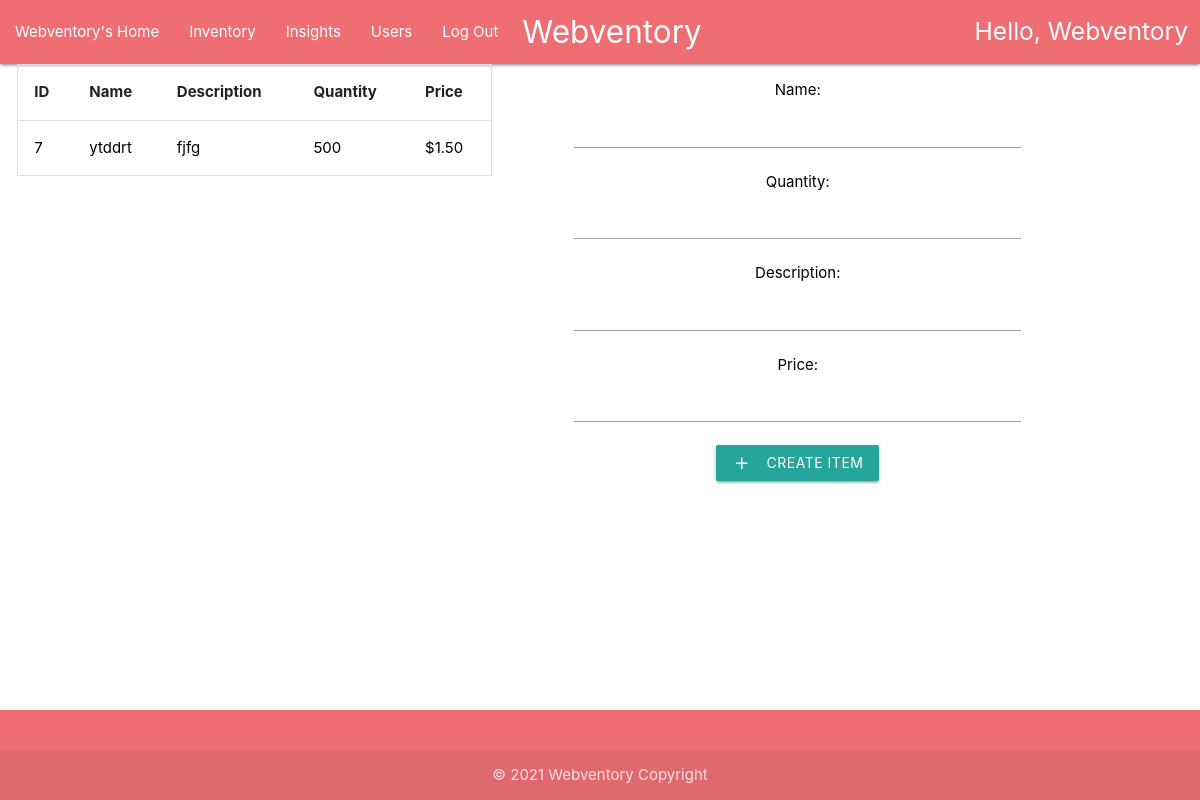
/create (signed in), run on an earlier commit of the app's database.
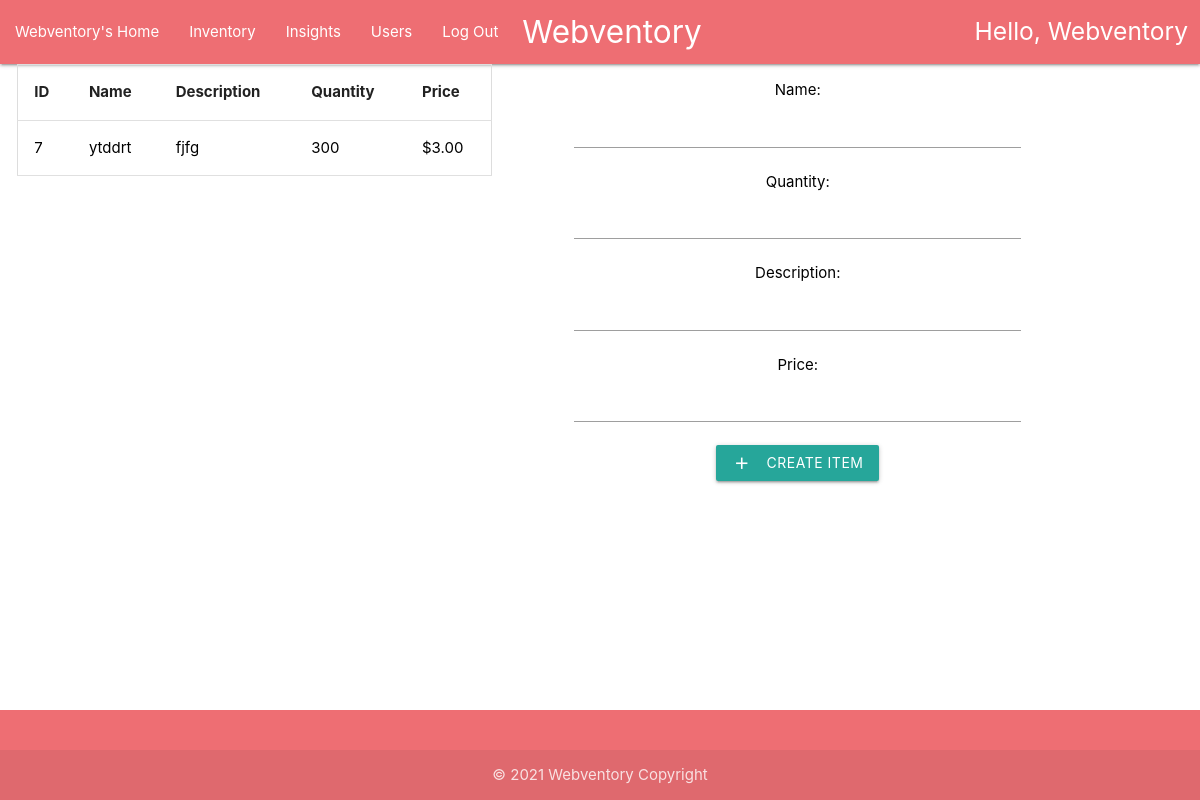
And on a later commit of the database.
### home/models.py (models this page shows, shortened)
class Item(models.Model):
    id = models.AutoField(unique=True, primary_key=True)
    name = models.CharField(max_length=30)
    description = models.CharField(max_length=100)
    quantity = models.IntegerField()
    price = models.DecimalField(max_digits=9,decimal_places=2)
    user_visibility = models.CharField(max_length=30)

### home/views.py (the view, shortened to what this page needs)
# urls.py: path('create', views.create_item),
@login_required(login_url='/login')
def create_item(request):
    clear_graph_history(request.user)
    items = Item.objects.all().select_related()
    return render(request, 'home/userHomeInventoryCreate.html',
                  {"username": str(request.user).title(), "items": items})

### home/models.py (called while the page is built)
    def __str__(self):
        return self.username

### home/views.py (called while the page is built)
def clear_graph_history(username):
    path = os.path.join(os.path.dirname(__file__), 'static', 'home', 'temp', f'{username}')
    if os.path.exists(path):
        os.chdir(path)
        for file in os.listdir(path):
            os.remove(file)

### home/templates/home/userHomeInventoryCreate.html (shortened to what this page needs)
{% extends 'home/userHome.html' %}
{% block content %}
{% load static %}
<link rel="stylesheet" href="{% static 'home/css/style.css' %}">
<div class="row" style="padding-left : .5%;">
    <div class="container-fluid">
        <div class="col s5 center">
            <table id="myTable">
                <thead>
                <tr>
                    <th>ID</th>
                    <th>Name</th>
                    <th>Description</th>
                    <th>Quantity</th>
                    <th>Price</th>
                </tr>
                </thead>
                <tbody>
                {% for item in items %}
                {% if item.user_visibility == user.username %}
                <tr>
                    <td><a style="color: black" href="#">
                        {{ item.id }}
                    </a></td>
                    <td><a style="color: black" href="#">
                        {{ item.name }}
                    </a></td>
                    <td><a style="color: black" href="#">
                        {{ item.description }}
                    </a></td>
                    <td><a style="color: black" href="#">
                        {{ item.quantity }}
                    </a></td>
                    <td><a style="color: black" href="#">
                        ${{ item.price|floatformat:2 }}
                    </a></td>
                </tr>
                {% endif %}
                {% endfor %}
                </tbody>
            </table>
        </div>
        <div class="col s7 center" style="padding-left: 5%">
            <form class="col s9" name="ItemCreationForm" action="/create" method="post">
                <p><label for="id_name">Name:</label>
                    <input type="text" name="name" id="id_name" maxlength="30" required></p>
                <p><label for="id_quantity">Quantity:</label>
                    <input id="id_quantity" type="number" name="quantity" required></p>
                <p><label for="description">Description:</label>
                    <input type="text" name="description" id="description" maxlength="100" required></p>
                <p><label for="price">Price:</label>
                    <input type="number" name="price" id="price" step="any" required></p>
                <button class="btn waves-effect waves-light hoverable" type="submit" name="action"><i
                        class="material-icons left">add</i>Create Item
                </button>
            </form>
        </div>
    </div>
</div>
{% endblock %}

What changed in the data, as far as the page shows it:
changed Item "ytddrt": quantity "500" → "300"; price "1.50" → "3.00"
